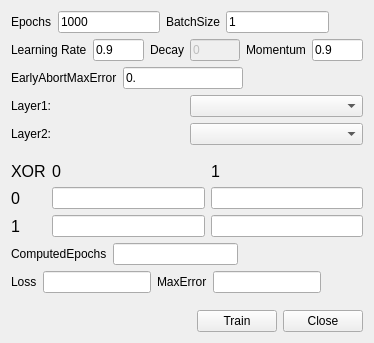
<?xml version="1.0" encoding="UTF-8"?>
<ui version="4.0">
 <class>MainWindow</class>
 <widget class="QMainWindow" name="MainWindow">
  <property name="geometry">
   <rect>
    <x>0</x>
    <y>0</y>
    <width>374</width>
    <height>343</height>
   </rect>
  </property>
  <property name="windowTitle">
   <string>Xor learning test</string>
  </property>
  <widget class="QWidget" name="centralWidget">
   <layout class="QGridLayout" name="gridLayout">
    <item row="7" column="1">
     <layout class="QHBoxLayout" name="horizontalLayout_5">
      <item>
       <widget class="QLabel" name="label_13">
        <property name="text">
         <string>ComputedEpochs</string>
        </property>
       </widget>
      </item>
      <item>
       <widget class="QLineEdit" name="leComputedEpochs"/>
      </item>
      <item>
       <spacer name="horizontalSpacer_6">
        <property name="orientation">
         <enum>Qt::Horizontal</enum>
        </property>
        <property name="sizeHint" stdset="0">
         <size>
          <width>40</width>
          <height>20</height>
         </size>
        </property>
       </spacer>
      </item>
     </layout>
    </item>
    <item row="0" column="1">
     <layout class="QHBoxLayout" name="horizontalLayout_3">
      <item>
       <widget class="QLabel" name="label_8">
        <property name="text">
         <string>Epochs</string>
        </property>
       </widget>
      </item>
      <item>
       <widget class="QLineEdit" name="leEpochs">
        <property name="text">
         <string>1000</string>
        </property>
       </widget>
      </item>
      <item>
       <widget class="QLabel" name="label_7">
        <property name="text">
         <string>BatchSize</string>
        </property>
       </widget>
      </item>
      <item>
       <widget class="QLineEdit" name="leBatchSize">
        <property name="text">
         <string>1</string>
        </property>
       </widget>
      </item>
      <item>
       <spacer name="horizontalSpacer_2">
        <property name="orientation">
         <enum>Qt::Horizontal</enum>
        </property>
        <property name="sizeHint" stdset="0">
         <size>
          <width>40</width>
          <height>20</height>
         </size>
        </property>
       </spacer>
      </item>
     </layout>
    </item>
    <item row="5" column="1">
     <spacer name="verticalSpacer_2">
      <property name="orientation">
       <enum>Qt::Vertical</enum>
      </property>
      <property name="sizeHint" stdset="0">
       <size>
        <width>20</width>
        <height>40</height>
       </size>
      </property>
     </spacer>
    </item>
    <item row="17" column="1">
     <spacer name="verticalSpacer">
      <property name="orientation">
       <enum>Qt::Vertical</enum>
      </property>
      <property name="sizeHint" stdset="0">
       <size>
        <width>20</width>
        <height>40</height>
       </size>
      </property>
     </spacer>
    </item>
    <item row="1" column="1">
     <layout class="QHBoxLayout" name="horizontalLayout_4">
      <item>
       <widget class="QLabel" name="label_9">
        <property name="text">
         <string>Learning Rate</string>
        </property>
       </widget>
      </item>
      <item>
       <widget class="QLineEdit" name="leLearningRate">
        <property name="text">
         <string>0.9</string>
        </property>
       </widget>
      </item>
      <item>
       <widget class="QLabel" name="label_11">
        <property name="text">
         <string>Decay</string>
        </property>
       </widget>
      </item>
      <item>
       <widget class="QLineEdit" name="leDecay">
        <property name="enabled">
         <bool>false</bool>
        </property>
        <property name="text">
         <string>0</string>
        </property>
       </widget>
      </item>
      <item>
       <widget class="QLabel" name="label_10">
        <property name="text">
         <string>Momentum</string>
        </property>
       </widget>
      </item>
      <item>
       <widget class="QLineEdit" name="leMomentum">
        <property name="text">
         <string>0.9</string>
        </property>
       </widget>
      </item>
      <item>
       <spacer name="horizontalSpacer_3">
        <property name="orientation">
         <enum>Qt::Horizontal</enum>
        </property>
        <property name="sizeHint" stdset="0">
         <size>
          <width>40</width>
          <height>20</height>
         </size>
        </property>
       </spacer>
      </item>
     </layout>
    </item>
    <item row="6" column="1">
     <layout class="QGridLayout" name="gridLayout_2">
      <item row="3" column="2">
       <widget class="QLineEdit" name="leXOR11">
        <property name="readOnly">
         <bool>true</bool>
        </property>
       </widget>
      </item>
      <item row="2" column="1">
       <widget class="QLineEdit" name="leXOR00">
        <property name="readOnly">
         <bool>true</bool>
        </property>
       </widget>
      </item>
      <item row="2" column="2">
       <widget class="QLineEdit" name="leXOR01">
        <property name="readOnly">
         <bool>true</bool>
        </property>
       </widget>
      </item>
      <item row="3" column="1">
       <widget class="QLineEdit" name="leXOR10">
        <property name="readOnly">
         <bool>true</bool>
        </property>
       </widget>
      </item>
      <item row="1" column="2">
       <widget class="QLabel" name="label_3">
        <property name="font">
         <font>
          <pointsize>12</pointsize>
         </font>
        </property>
        <property name="text">
         <string>1</string>
        </property>
       </widget>
      </item>
      <item row="1" column="1">
       <widget class="QLabel" name="label_4">
        <property name="font">
         <font>
          <pointsize>12</pointsize>
         </font>
        </property>
        <property name="text">
         <string>0</string>
        </property>
       </widget>
      </item>
      <item row="1" column="0">
       <widget class="QLabel" name="label_6">
        <property name="font">
         <font>
          <pointsize>12</pointsize>
         </font>
        </property>
        <property name="text">
         <string>XOR</string>
        </property>
       </widget>
      </item>
      <item row="3" column="0">
       <widget class="QLabel" name="label">
        <property name="font">
         <font>
          <pointsize>12</pointsize>
         </font>
        </property>
        <property name="text">
         <string>1</string>
        </property>
       </widget>
      </item>
      <item row="2" column="0">
       <widget class="QLabel" name="label_2">
        <property name="font">
         <font>
          <pointsize>12</pointsize>
         </font>
        </property>
        <property name="text">
         <string>0</string>
        </property>
       </widget>
      </item>
     </layout>
    </item>
    <item row="8" column="1">
     <layout class="QHBoxLayout" name="horizontalLayout_2">
      <item>
       <widget class="QLabel" name="label_5">
        <property name="text">
         <string>Loss</string>
        </property>
       </widget>
      </item>
      <item>
       <widget class="QLineEdit" name="leMSE">
        <property name="readOnly">
         <bool>true</bool>
        </property>
       </widget>
      </item>
      <item>
       <widget class="QLabel" name="label_12">
        <property name="text">
         <string>MaxError</string>
        </property>
       </widget>
      </item>
      <item>
       <widget class="QLineEdit" name="leMaxError"/>
      </item>
      <item>
       <spacer name="horizontalSpacer_4">
        <property name="orientation">
         <enum>Qt::Horizontal</enum>
        </property>
        <property name="sizeHint" stdset="0">
         <size>
          <width>40</width>
          <height>20</height>
         </size>
        </property>
       </spacer>
      </item>
     </layout>
    </item>
    <item row="2" column="1">
     <layout class="QHBoxLayout" name="horizontalLayout_6">
      <item>
       <widget class="QLabel" name="label_14">
        <property name="text">
         <string>EarlyAbortMaxError</string>
        </property>
       </widget>
      </item>
      <item>
       <widget class="QLineEdit" name="leEarlyAbortMaxError">
        <property name="text">
         <string>0.</string>
        </property>
       </widget>
      </item>
      <item>
       <spacer name="horizontalSpacer_5">
        <property name="orientation">
         <enum>Qt::Horizontal</enum>
        </property>
        <property name="sizeHint" stdset="0">
         <size>
          <width>40</width>
          <height>20</height>
         </size>
        </property>
       </spacer>
      </item>
     </layout>
    </item>
    <item row="18" column="1">
     <layout class="QVBoxLayout" name="verticalLayout">
      <item>
       <layout class="QHBoxLayout" name="horizontalLayout">
        <item>
         <spacer name="horizontalSpacer">
          <property name="orientation">
           <enum>Qt::Horizontal</enum>
          </property>
          <property name="sizeHint" stdset="0">
           <size>
            <width>40</width>
            <height>20</height>
           </size>
          </property>
         </spacer>
        </item>
        <item>
         <widget class="QPushButton" name="pushButton">
          <property name="text">
           <string>Train</string>
          </property>
         </widget>
        </item>
        <item>
         <widget class="QPushButton" name="Close">
          <property name="text">
           <string>Close</string>
          </property>
         </widget>
        </item>
       </layout>
      </item>
     </layout>
    </item>
    <item row="3" column="1">
     <layout class="QHBoxLayout" name="horizontalLayout_7">
      <item>
       <widget class="QLabel" name="label_15">
        <property name="text">
         <string>Layer1:</string>
        </property>
       </widget>
      </item>
      <item>
       <widget class="QComboBox" name="cbActivationLayer1"/>
      </item>
     </layout>
    </item>
    <item row="4" column="1">
     <layout class="QHBoxLayout" name="horizontalLayout_8">
      <item>
       <widget class="QLabel" name="label_16">
        <property name="text">
         <string>Layer2:</string>
        </property>
       </widget>
      </item>
      <item>
       <widget class="QComboBox" name="cbActivationLayer2"/>
      </item>
     </layout>
    </item>
   </layout>
  </widget>
 </widget>
 <layoutdefault spacing="6" margin="11"/>
 <resources/>
 <connections/>
</ui>
